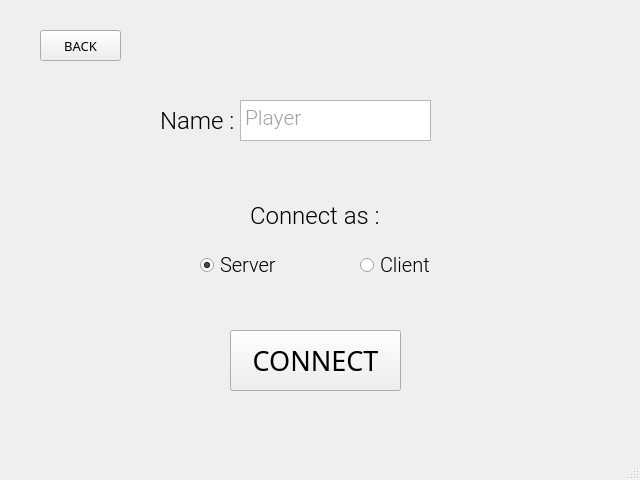
<?xml version="1.0" encoding="UTF-8"?>
<ui version="4.0">
 <class>serverBox</class>
 <widget class="QMainWindow" name="serverBox">
  <property name="geometry">
   <rect>
    <x>0</x>
    <y>0</y>
    <width>640</width>
    <height>480</height>
   </rect>
  </property>
  <property name="sizeIncrement">
   <size>
    <width>2</width>
    <height>0</height>
   </size>
  </property>
  <property name="windowTitle">
   <string>MainWindow</string>
  </property>
  <widget class="QWidget" name="centralwidget">
   <widget class="QPushButton" name="connectButton">
    <property name="geometry">
     <rect>
      <x>230</x>
      <y>330</y>
      <width>171</width>
      <height>61</height>
     </rect>
    </property>
    <property name="font">
     <font>
      <family>Rajdhani Medium</family>
      <pointsize>20</pointsize>
     </font>
    </property>
    <property name="text">
     <string>CONNECT</string>
    </property>
   </widget>
   <widget class="QRadioButton" name="radioButton">
    <property name="geometry">
     <rect>
      <x>200</x>
      <y>250</y>
      <width>75</width>
      <height>30</height>
     </rect>
    </property>
    <property name="font">
     <font>
      <family>Roboto Light</family>
      <pointsize>15</pointsize>
     </font>
    </property>
    <property name="text">
     <string>Server</string>
    </property>
    <property name="checked">
     <bool>true</bool>
    </property>
   </widget>
   <widget class="QRadioButton" name="clientBox">
    <property name="geometry">
     <rect>
      <x>360</x>
      <y>250</y>
      <width>75</width>
      <height>30</height>
     </rect>
    </property>
    <property name="font">
     <font>
      <family>Roboto Light</family>
      <pointsize>15</pointsize>
     </font>
    </property>
    <property name="text">
     <string>Client</string>
    </property>
    <property name="checked">
     <bool>false</bool>
    </property>
   </widget>
   <widget class="QLabel" name="connectLabel">
    <property name="geometry">
     <rect>
      <x>250</x>
      <y>200</y>
      <width>131</width>
      <height>31</height>
     </rect>
    </property>
    <property name="font">
     <font>
      <family>Roboto Light</family>
      <pointsize>18</pointsize>
     </font>
    </property>
    <property name="text">
     <string>Connect as :</string>
    </property>
   </widget>
   <widget class="QPushButton" name="backButton">
    <property name="geometry">
     <rect>
      <x>40</x>
      <y>30</y>
      <width>81</width>
      <height>31</height>
     </rect>
    </property>
    <property name="font">
     <font>
      <family>Rajdhani Medium</family>
      <pointsize>10</pointsize>
     </font>
    </property>
    <property name="text">
     <string>BACK</string>
    </property>
   </widget>
   <widget class="QLabel" name="name_Label">
    <property name="geometry">
     <rect>
      <x>160</x>
      <y>100</y>
      <width>91</width>
      <height>41</height>
     </rect>
    </property>
    <property name="font">
     <font>
      <family>Roboto Light</family>
      <pointsize>18</pointsize>
     </font>
    </property>
    <property name="text">
     <string>Name :</string>
    </property>
   </widget>
   <widget class="QTextEdit" name="playerTextbox">
    <property name="geometry">
     <rect>
      <x>240</x>
      <y>100</y>
      <width>191</width>
      <height>41</height>
     </rect>
    </property>
    <property name="font">
     <font>
      <family>Roboto Light</family>
      <pointsize>15</pointsize>
     </font>
    </property>
    <property name="html">
     <string>&lt;!DOCTYPE HTML PUBLIC &quot;-//W3C//DTD HTML 4.0//EN&quot; &quot;http://www.w3.org/TR/REC-html40/strict.dtd&quot;&gt;
&lt;html&gt;&lt;head&gt;&lt;meta name=&quot;qrichtext&quot; content=&quot;1&quot; /&gt;&lt;style type=&quot;text/css&quot;&gt;
p, li { white-space: pre-wrap; }
&lt;/style&gt;&lt;/head&gt;&lt;body style=&quot; font-family:'Roboto Light'; font-size:15pt; font-weight:400; font-style:normal;&quot;&gt;
&lt;p style=&quot; margin-top:0px; margin-bottom:0px; margin-left:0px; margin-right:0px; -qt-block-indent:0; text-indent:0px;&quot;&gt;&lt;span style=&quot; font-family:'MS Shell Dlg 2'; font-size:16pt; color:#a1a1a1;&quot;&gt;Player&lt;/span&gt;&lt;/p&gt;&lt;/body&gt;&lt;/html&gt;</string>
    </property>
   </widget>
  </widget>
  <widget class="QMenuBar" name="menubar">
   <property name="geometry">
    <rect>
     <x>0</x>
     <y>0</y>
     <width>640</width>
     <height>21</height>
    </rect>
   </property>
  </widget>
  <widget class="QStatusBar" name="statusbar"/>
 </widget>
 <resources/>
 <connections/>
</ui>
